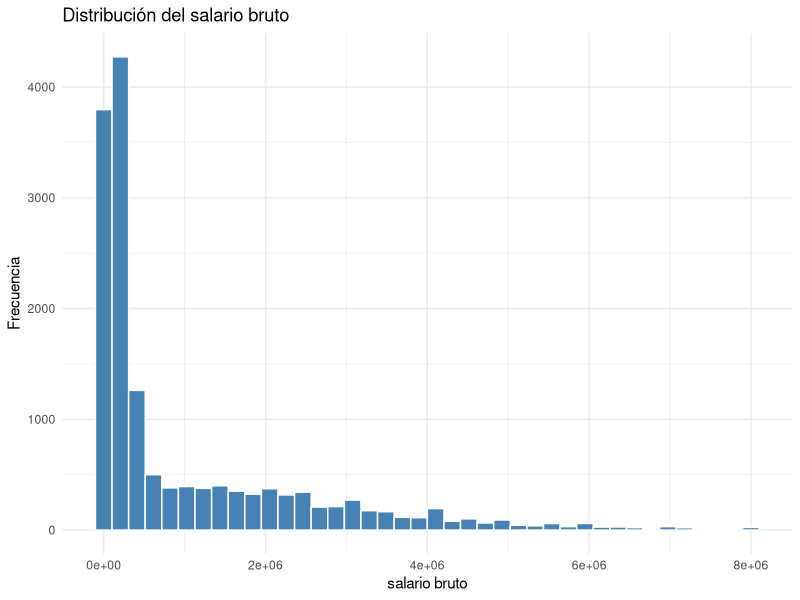
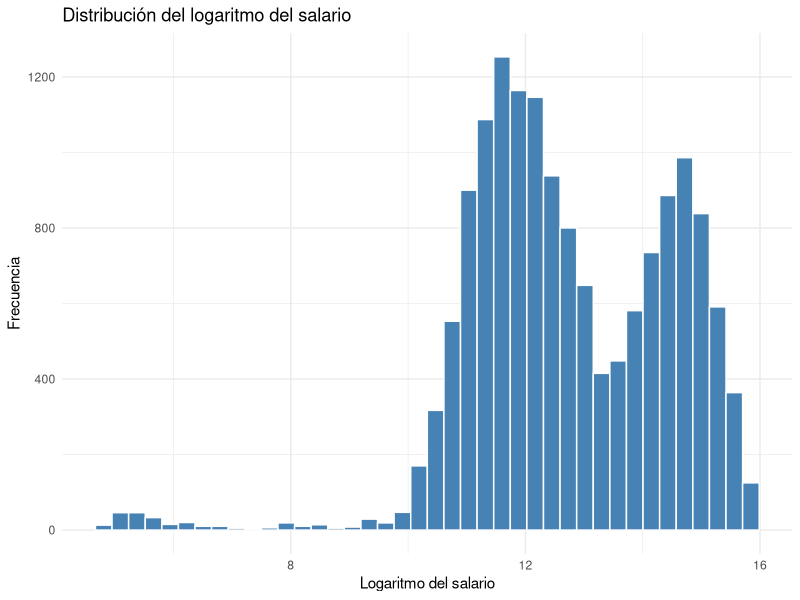
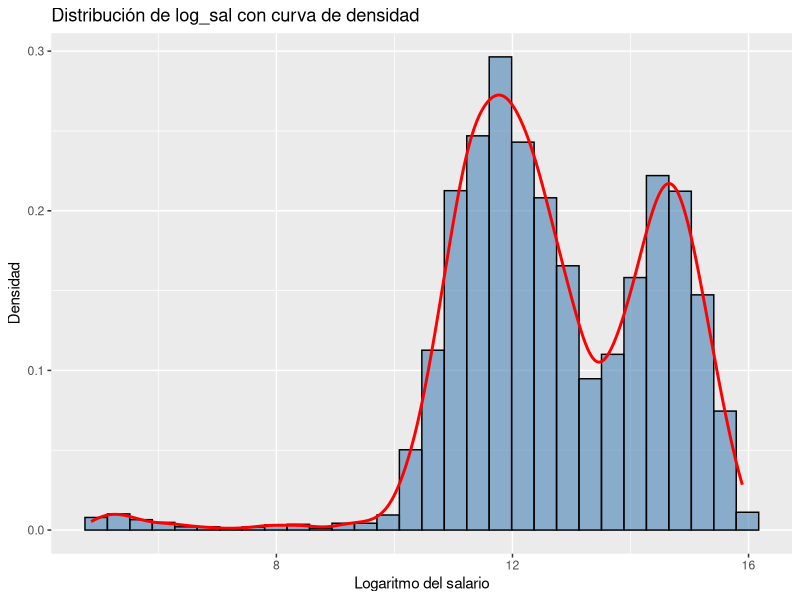
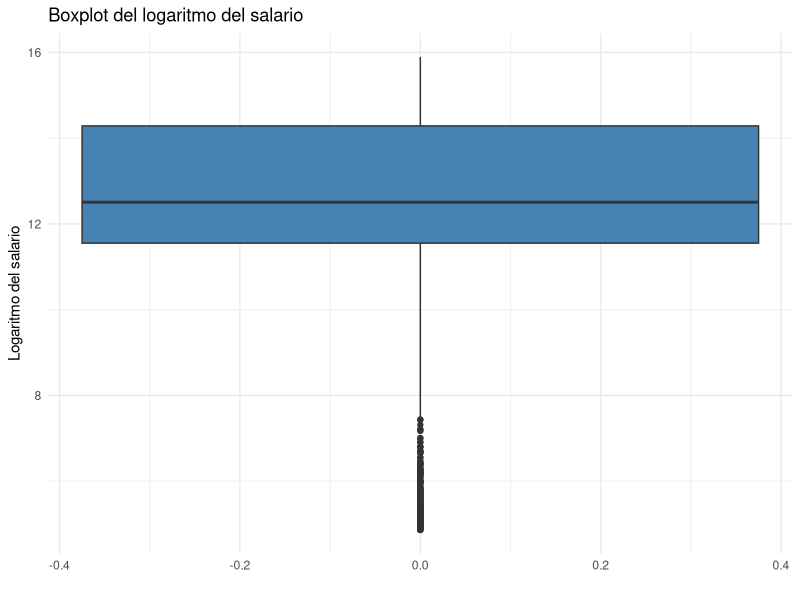
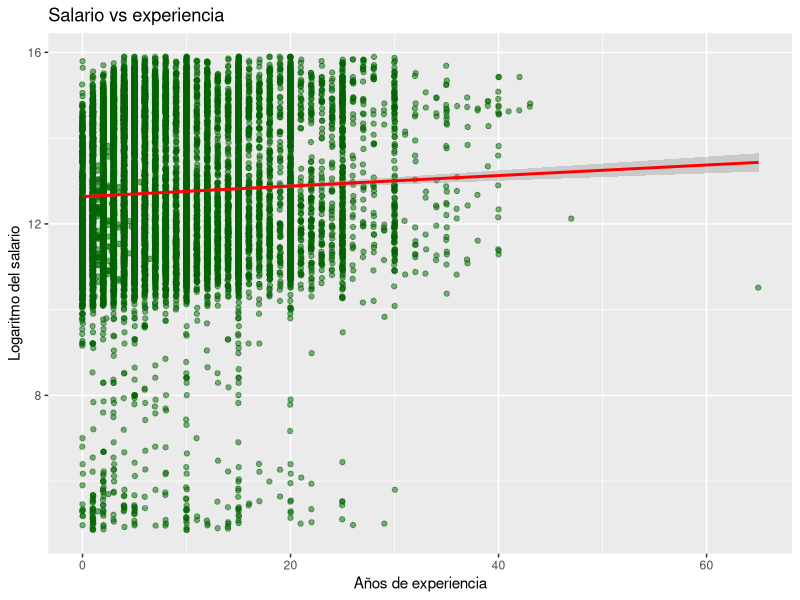
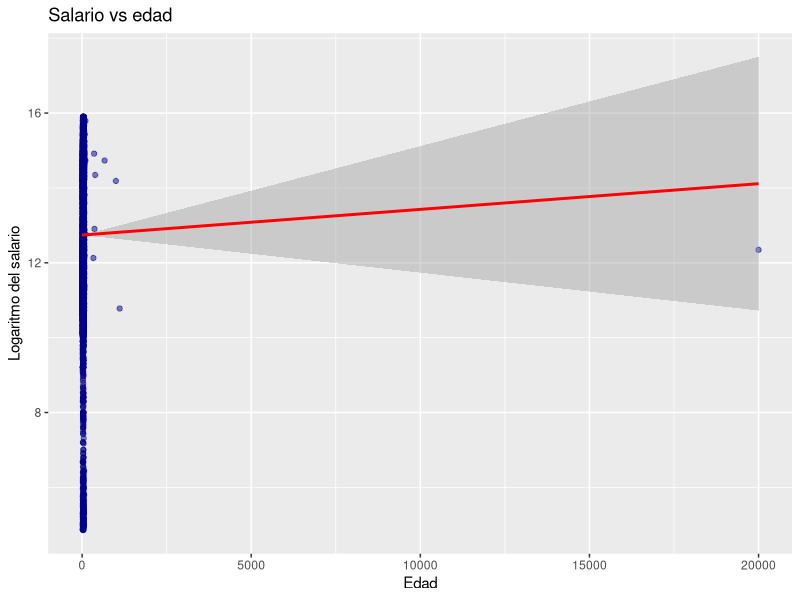
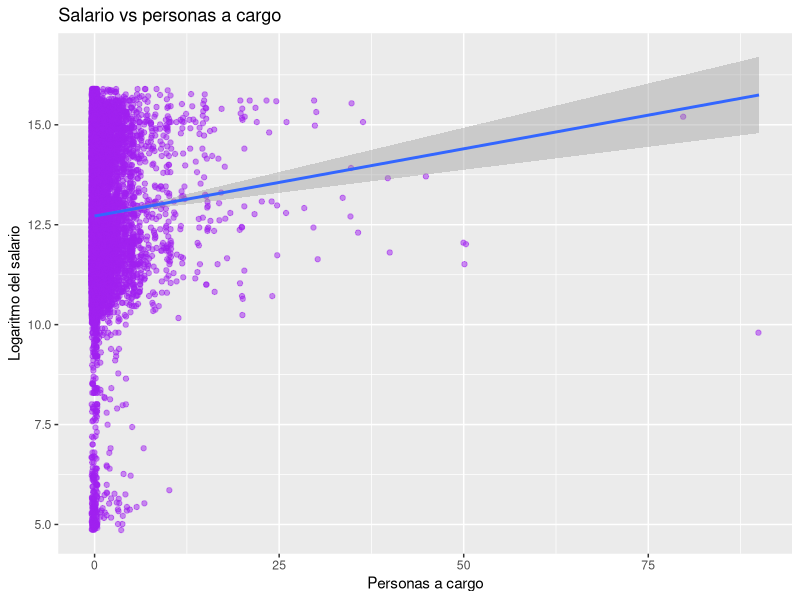
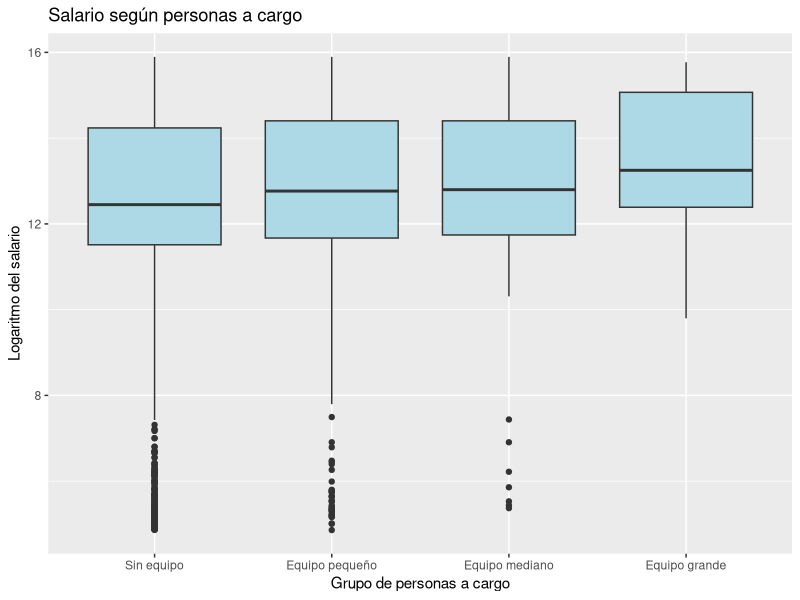

Write the R code that produced these figures, in order.
# -----------------------------------------------------------------------------
# 03_EDA.R
# -----------------------------------------------------------------------------

library(tidyverse)

#INDICE

# 1. CARGA DEL DATASET 
# 2. ESTRUCTURA GENERAL 
# 3. CALIDAD DE DATOS 
# 4. DISTRIBUCIONES UNIVARIADAS 
# 5. DISTRIBUCIÓN DE LA VARIABLE OBJETIVO 
# 6. VARIABLES NUMÉRICAS 
# 7. VARIABLES CATEGÓRICAS 
# 8. VARIABLES POTENCIALMENTE CONFUNDIDORAS 
# 9. REGIÓN Y ROLES 
# 10. CONCLUSIONES DEL EDA

# -----------------------------------------------------------------------------
# 1. CARGA DEL DATASET LIMPIO
# -----------------------------------------------------------------------------

df <- read_csv(
  "data/processed/df_sysarmy.csv",
  show_col_types = FALSE
)

# -----------------------------------------------------------------------------
# 2. ESTRUCTURA GENERAL
# -----------------------------------------------------------------------------

glimpse(df)

dim(df)

colnames(df)




# -----------------------------------------------------------------------------
# 3. CALIDAD DE DATOS
# -----------------------------------------------------------------------------

colSums(is.na(df))
sort(colSums(is.na(df)), decreasing = TRUE)



df %>%
  group_by(anio,semestre) %>%
  summarise(
    registros = n(),
    seniority_na = sum(is.na(seniority)),
    dolarizado_na = sum(is.na(sueldo_dolarizado)),
    modalidad_na = sum(is.na(modalidad)),
    uso_ia_na = sum(is.na(uso_ia))
  )


# CONCLUSION:
# Las variables principales utilizadas para el análisis no presentan
# valores faltantes.
#
# Seniority, sueldo_dolarizado y uso_ia presentan aproximadamente
# un 67% de valores faltantes. Sin embargo, el analisis por períodos
# nos muestra que estos faltantes no son aleatorios.
#
# Las variables seniority y sueldo_dolarizado se encuentran
# disponibles a partir de la encuesta del periodo 2024.1,
# mientras que uso_ia aparece a partir de 2022.2.
#
# Por lo tanto, los valores faltantes responden a cambios en el
# cuestionario de Sysarmy entre distintos períodos y no a errores
# de carga o falta de respuesta de los encuestados.



# -----------------------------------------------------------------------------
# 4. DISTRIBUCIONES UNIVARIADAS
# -----------------------------------------------------------------------------

# Variables categóricas

# grupo_rol — Data Platform / MLOps representa el 50% del dataset
df %>%
  count(grupo_rol)

# Distribución de seniority — 66.7% NA corresponden a períodos 2019-2023
df %>%
  count(seniority)

# genero_simple — 82% Hombre, representación femenina baja (14%)
df %>%
  count(genero_simple)

# modalidad — 46% NA (períodos pre-2022); entre los disponibles, 50% remoto
df %>%
  count(modalidad)

# gente_a_cargo_grupo — 80% sin equipo a cargo
df %>%
  count(gente_a_cargo_grupo)



# Variables numericas


# sal_bruto: media (1.049.037) muy superior a mediana (270.000)
# la mayoría de las personas gana bastante menos de $1 millon
# existe un grupo relativamente pequeño con salarios muy altos
# esos salarios altos empujan la media hacia arriba

# — distribución asimétrica, confirma uso de log_sal para el modelado
summary(df$sal_bruto)

# log_sal: distribución más simétrica tras transformación logarítmica
summary(df$log_sal)

# experiencia: máximo de 65 años, posible outlier a revisar
summary(df$experiencia)

# edad: rango 17-70, sin valores corruptos. 5 NAs — se mantienen, 
# son pocos y no afectan el análisis
summary(df$edad)

# gente_a_cargo: mediana 0, 75% sin equipo — distribución muy sesgada
summary(df$gente_a_cargo)



# -----------------------------------------------------------------------------
# 5. DISTRIBUCION DE LA VARIABLE OBJETIVO
# -----------------------------------------------------------------------------


  ggplot(df, aes(x = sal_bruto)) +
    geom_histogram(
      bins = 40,
      fill = "steelblue",
      color = "white"
    ) +
    labs(
      title = "Distribución del salario bruto",
      x = "salario bruto",
      y = "Frecuencia"
    ) +
    theme_minimal()



ggplot(df, aes(x = log_sal)) +
  geom_histogram(
    bins = 40,
    fill = "steelblue",
    color = "white"
  ) +
  labs(
    title = "Distribución del logaritmo del salario",
    x = "Logaritmo del salario",
    y = "Frecuencia"
  ) +
  theme_minimal()



ggplot(df, aes(x = log_sal)) +
  geom_histogram(
    aes(y = after_stat(density)),
    bins = 30, fill = "steelblue", color = "black", alpha = 0.6
  ) +
  geom_density(color = "red", size = 1) +
  labs(
    title = "Distribución de log_sal con curva de densidad",
    x = "Logaritmo del salario",
    y = "Densidad"
  )


ggplot(df, aes(y = log_sal)) +
  geom_boxplot(fill = "steelblue") +
  labs(
    title = "Boxplot del logaritmo del salario",
    y = "Logaritmo del salario",
    x = ""
  ) +
  theme_minimal()

# -----------------------------------------------------------------------------
# 6. VARIABLES NUMERICAS
# -----------------------------------------------------------------------------

# Experiencia vs salario

ggplot(df, aes(x = experiencia, y = log_sal)) +
  geom_jitter(alpha = 0.5, color = "darkgreen") +
  geom_smooth(method = "lm", color = "red") +
  labs(
    title = "Salario vs experiencia",
    x = "Años de experiencia",
    y = "Logaritmo del salario"
  )


# Edad vs salario

ggplot(df, aes(x = edad, y = log_sal)) +
  geom_jitter(alpha = 0.5, color = "darkblue") +
  geom_smooth(method = "lm", color = "red") +
  labs(
    title = "Salario vs edad",
    x = "Edad",
    y = "Logaritmo del salario"
  )


# Personas a cargo vs salario

ggplot(df, aes(x = gente_a_cargo, y = log_sal)) +
  geom_jitter(alpha = 0.5, color = "purple") +
  geom_smooth(method = "lm") +
  labs(
    title = "Salario vs personas a cargo",
    x = "Personas a cargo",
    y = "Logaritmo del salario"
  )



ggplot(df, aes(x = factor(gente_a_cargo_grupo, 
                           levels = c("Sin equipo","Equipo pequeño",
                                      "Equipo mediano","Equipo grande")), 
                y = log_sal)) +
  geom_boxplot(fill = "lightblue") +
  labs(
    title = "Salario según personas a cargo",
    x = "Grupo de personas a cargo",
    y = "Logaritmo del salario"
  )



# Observaciones:



# -----------------------------------------------------------------------------
# 7. VARIABLES CATEGORICAS
# -----------------------------------------------------------------------------


# SENIORITY

# Filtramos NA porque no aporta al grafico y mejoramos la visual.
# Con caption hacemos aclaracion del filtro ( Check List)

ggplot(df %>% filter(!is.na(seniority)), 
       aes(x = seniority, y = log_sal, fill = seniority)) +
  geom_boxplot() +
  labs(
    title = "Distribución salarial según seniority",
    x = "Seniority",
    y = "Logaritmo del salario bruto (log)",
    caption = "Solo períodos 2024-2026 | n = 5.091 observaciones"
  ) +
  theme_minimal() +
  theme(legend.position = "none")


# MODALIDAD

# Filtramos NA porque no aporta al grafico y mejoramos la visual.
# Con caption hacemos aclaracion del filtro ( Check List)


ggplot(df %>% filter(!is.na(modalidad)),
       aes(x = modalidad, y = log_sal, fill = modalidad)) +
  geom_boxplot() +
  labs(
    title = "Distribución salarial según modalidad de trabajo",
    x = "Modalidad de trabajo",
    y = "Logaritmo del salario bruto (log)",
    caption = "Períodos 2019-2022 | n = 8.195 observaciones"
  ) +
  theme_minimal() +
  theme(legend.position = "none")


# SUELDO SEGUN DOLARIZACION

# Filtramos NA porque no aporta al grafico y mejoramos la visual.
# Con caption hacemos aclaracion del filtro ( Check List)



ggplot(df %>% filter(!is.na(sueldo_dolarizado)),
       aes(x = factor(sueldo_dolarizado, 
                      labels = c("No dolarizado", "Dolarizado")),
           y = log_sal,
           fill = factor(sueldo_dolarizado))) +
  geom_boxplot() +
  labs(
    title = "Distribución salarial según dolarización del sueldo",
    x = "Tipo de sueldo",
    y = "Logaritmo del salario bruto (log)",
    caption = "Solo períodos 2024-2026 | n = 5.091 observaciones"
  ) +
  theme_minimal() +
  theme(legend.position = "none")

# SUELDO DOLARIZADO: Experiencia vs Salario segun dolarizacion
# SIN N/A, aclaramos con caption

ggplot(df %>% filter(!is.na(sueldo_dolarizado)),
       aes(x = experiencia, 
           y = log_sal,
           color = factor(sueldo_dolarizado, 
                          labels = c("No dolarizado", "Dolarizado")))) +
  geom_point(alpha = 0.4, size = 0.8) +
  geom_smooth(method = "lm", se = TRUE) +
  labs(
    title = "Relación entre experiencia y salario según dolarización",
    x = "Años de experiencia",
    y = "Logaritmo del salario bruto (log)",
    color = "Tipo de sueldo",
    caption = "Línea: ajuste lineal con intervalo de confianza al 95% | Solo períodos 2024-2026"
  ) +
  theme_minimal()



#  Observacionn: qioenes cobran en dolares parecieran tener un mejor sueldo.

# PERSONAS A CARGO


ggplot(df,
       aes(x = gente_a_cargo_grupo, 
           y = log_sal, 
           fill = gente_a_cargo_grupo)) +
  geom_boxplot() +
  labs(
    title = "Distribución salarial según tamaño del equipo a cargo",
    x = "Tamaño del equipo a cargo",
    y = "Logaritmo del salario bruto (log)"
  ) +
  theme_minimal() +
  theme(legend.position = "none")



# OBSERVACIONES: 



# TAMANO DE LA EMPRESA
# forzamos el orden de los datos en el eje x porque ordena alfabeticamente  las categorias y queda desordenado #.


ggplot(df %>% filter(!is.na(tam_empresa)),
       aes(x = factor(tam_empresa, 
                      levels = c("1", "2-10", "11-50", "51-100", 
                                 "101-200", "201-500", "501-1000", 
                                 "1001-2000", "2001-5000", 
                                 "5001-10000", "+10000")), 
           y = log_sal)) +
  geom_boxplot(fill = "steelblue") +
  labs(
    title = "Distribución salarial según tamaño de la organización",
    x = "Cantidad de personas en la organización",
    y = "Logaritmo del salario bruto (log)"
  ) +
  theme_minimal() +
  theme(
    legend.position = "none",
    axis.text.x = element_text(angle = 45, hjust = 1)
  )




# OBSERVACIONES: 


# TABLAS RESUMEN

# mediana por seniority

df %>%
  group_by(seniority) %>%
  summarise(
    mediana_salario = median(sal_bruto, na.rm = TRUE),
    cantidad = n()
  )


# mediana por modalidad

df %>%
  group_by(modalidad) %>%
  summarise(
    mediana_salario = median(sal_bruto, na.rm = TRUE),
    cantidad = n()
  )


# mediana por sueldo dolarizado

df %>%
  group_by(sueldo_dolarizado) %>%
  summarise(
    mediana_salario = median(sal_bruto, na.rm = TRUE),
    cantidad = n()
  )

# -----------------------------------------------------------------------------
# 8. VARIABLES POTENCIALMENTE CONFUNDIDORAS
# -----------------------------------------------------------------------------


# SUELDOS EN RELACION AL GENERO

ggplot(df, aes(x = genero_simple, y = log_sal)) +
  geom_boxplot()


# GENERO SIN CONTROLAR SENIORITY

ggplot(
  df,
  aes(
    x = genero_simple,
    y = log_sal,
    fill = genero_simple
  )
) +
  geom_boxplot() +
  theme(
    legend.position = "none"
  )

# Posible variable confundidora seniority
# GENERO Vs SALARIO POR SENIORITY

ggplot(
  df,
  aes(
    x = genero_simple,
    y = log_sal,
    fill = seniority
  )
) +
  geom_boxplot()


# DISTRIBUCION SALARIAL POR GENERO Y SENIORITY

ggplot(
  df,
  aes(
    x = genero_simple,
    y = log_sal,
    fill = seniority
  )
) +
  geom_violin()


# DISTRIBUCION DE SENIORITY POR GENERO


ggplot(
  df,
  aes(
    x = genero_simple,
    fill = seniority
  )
) +
  geom_bar(
    position = "dodge"
  )

# PROPORCION

ggplot(
  df,
  aes(
    x = genero_simple,
    fill = seniority
  )
) +
  geom_bar(
    position = "fill"
  )

# Tabla de apoyo para examinar cantidades y proporciones


df %>%
  count(
    genero_simple,
    seniority
  ) %>%
  group_by(genero_simple) %>%
  mutate(
    porcentaje = n / sum(n)
  )


# OBSERVACIONES: 




# -----------------------------------------------------------------------------
# 9. REGION Y ROLES
# -----------------------------------------------------------------------------

# Boxplot: Salario segun region

ggplot(
  df,
  aes(
    x = region,
    y = log_sal,
    fill = region
  )
) +
  geom_boxplot() +
  labs(
    title = "Salario según región",
    x = "Región",
    y = "Logaritmo del salario"
  ) +
  theme(
    legend.position = "none"
  )


# Violin: Salario segun region

ggplot(
  df,
  aes(
    x = region,
    y = log_sal,
    fill = region
  )
) +
  geom_violin() +
  labs(
    title = "Distribución salarial según región",
    x = "Región",
    y = "Logaritmo del salario"
  ) +
  theme(
    legend.position = "none"
  )

# Tabla de apoyo para examinar datos usados

df %>%
  group_by(region) %>%
  summarise(
    mediana_salario = median(sal_bruto, na.rm = TRUE),
    cantidad = n()
  )

# POR ROLES

# Tabla de apoyo para ver cuales son los roles con mas frecuencia.

df %>%
  count(trabajo_de, sort = TRUE)

# TOP 15 ROLES

top_roles <- df %>%
  count(trabajo_de, sort = TRUE) %>%
  slice_head(n = 15) %>%
  pull(trabajo_de)


df %>%
  filter(trabajo_de %in% top_roles) %>%
  ggplot(
    aes(
      x = reorder(trabajo_de, log_sal, median),
      y = log_sal,
      fill = trabajo_de
    )
  ) +
  geom_boxplot() +
  coord_flip() +
  labs(
    title = "Salario por ocupación",
    x = "Rol",
    y = "Logaritmo del salario"
  ) +
  theme(
    legend.position = "none"
  )


# Boxplot: Salario segun grupo de rol (sector)


ggplot(
  df,
  aes(
    x = grupo_rol,
    y = log_sal,
    fill = grupo_rol
  )
) +
  geom_boxplot() +
  labs(
    title = "Salario según grupo de rol",
    x = "Grupo de rol",
    y = "Logaritmo del salario"
  ) +
  theme(
    legend.position = "none"
  )


# Violin: Salario segun grupo de rol (sector)


ggplot(
  df,
  aes(
    x = grupo_rol,
    y = log_sal,
    fill = grupo_rol
  )
) +
  geom_violin() +
  labs(
    title = "Distribución salarial según grupo de rol",
    x = "Grupo de rol",
    y = "Logaritmo del salario"
  ) +
  theme(
    legend.position = "none"
  )


# Tabla de apoyo

df %>%
  group_by(grupo_rol) %>%
  summarise(
    mediana_salario = median(sal_bruto, na.rm = TRUE),
    cantidad = n()
  ) %>%
  arrange(desc(mediana_salario))



# OBSERVACIONES: 



# -----------------------------------------------------------------------------
# 10. CONCLUSIONES DEL EDA
# -----------------------------------------------------------------------------


# Principales hallazgos:
